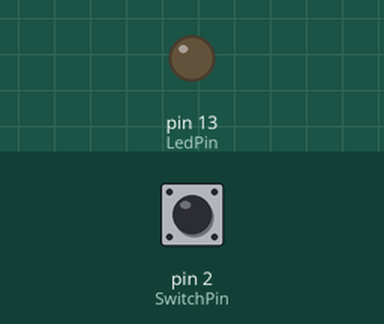
Simulated run of this sketch. Board: Arduino Uno, built with avr-gcc and run on an emulated ATmega328P. On the bench: output pins drawn as LEDs (lit = HIGH). The test bench sets the inputs (shaded band); at power-on: pin 2 (SwitchPin) LOW.

Above: at 1.2 s.
1.3 s: pin 2 (SwitchPin) pulled HIGH for 0.15 s
At 2.2 s:
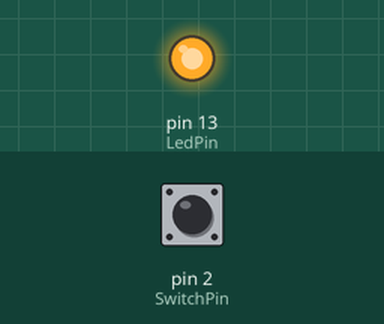
Timing chart, 0 to 13.3 s (numbered marks = the images above; inputs shaded):
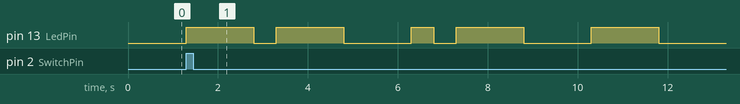

The sketch:

Digital_Challenge_Project.ino
```cpp
//This is a project designed to implement MORSE Code through digital signal using an ArduinoUno Board, LED and a Switch.

const int LedPin = 13;
const int SwitchPin = 2;
int waitms = 500;

void setup()
{
  pinMode(LedPin, OUTPUT);
  pinMode(SwitchPin, INPUT);
}

void loop()
{
  int val = digitalRead(SwitchPin);
  if(val == HIGH)
  {
    //We want to write the Word MAT via blinking Led
    /*The rules are as follows :
     * dot equals 1 unit (500ms)
     * dash equals 3 units
     * space between own letter is 1 unit
     * space between letters is 3 unit
     * space between words is 7 units
     * So, M = dash + dash, A = dot + dash, T = dash
     */
    //This is the M letter
    digitalWrite(LedPin, HIGH);
    delay(3*waitms);
    digitalWrite(LedPin, LOW);
    delay(waitms);
    digitalWrite(LedPin, HIGH);
    delay(3*waitms);
    //This is the space between letters
    digitalWrite(LedPin, LOW);
    delay(3*waitms);
    //This is the A letter
    digitalWrite(LedPin, HIGH);
    delay(waitms);
    digitalWrite(LedPin, LOW);
    delay(waitms);
    digitalWrite(LedPin, HIGH);
    delay(3*waitms);
    //This is the space between letters
    digitalWrite(LedPin, LOW);
    delay(3*waitms);
    //This is the T letter
    digitalWrite(LedPin, HIGH);
    delay(3*waitms);
    //This is the space between letters
    digitalWrite(LedPin, LOW);
    delay(3*waitms);
  }
  else
  {
    digitalWrite(LedPin, LOW);
  }
}
```

Measured:
- after the input at 1.3 s, pin 13 (LedPin): LOW → HIGH at once, → LOW 1.5 s later, → HIGH 0.50 s later, → LOW 1.5 s later, … (10 changes in this stretch)
